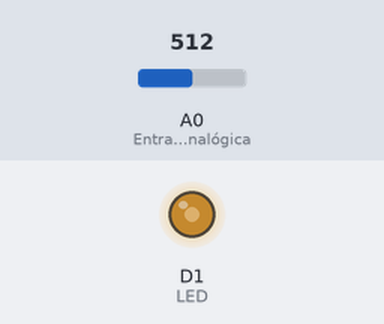
A sketch run on a simulated ESP8266 (NodeMCU). On the bench: output pins drawn as LEDs (lit = HIGH). The test bench sets the inputs (shaded band); at power-on: A0 (Entrada_analógica) = 512. What the sketch prints to the serial monitor is not drawn.

Above: at 1.2 s.
1.3 s: A0 (Entrada_analógica) set to 306
At 2.5 s:
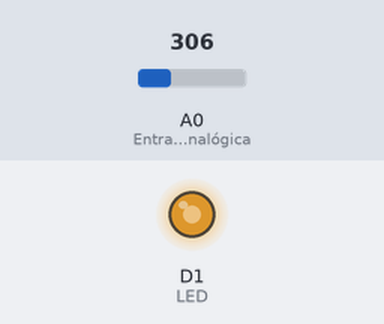
2.8 s: A0 (Entrada_analógica) set to 122
At 3.7 s:
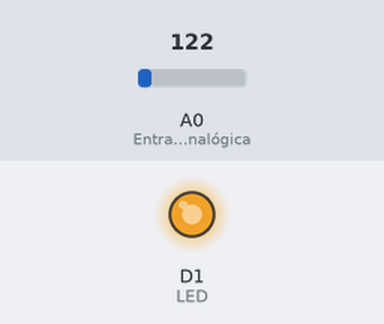
4.3 s: A0 (Entrada_analógica) set to 900
At 4.8 s:
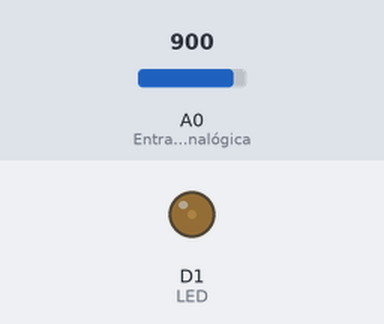
5.8 s: A0 (Entrada_analógica) set to 1023
At 7.0 s:
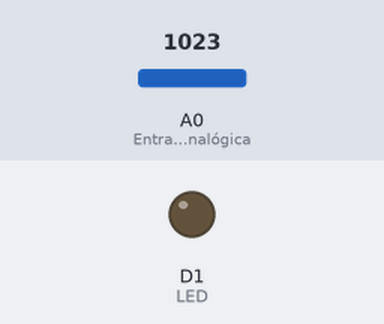
7.3 s: A0 (Entrada_analógica) set to 511
At 8.3 s:
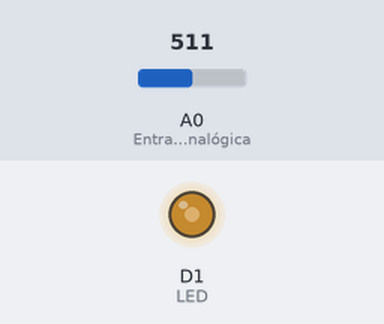
Timing chart, 0 to 9.8 s (numbered marks = the images above; inputs shaded):
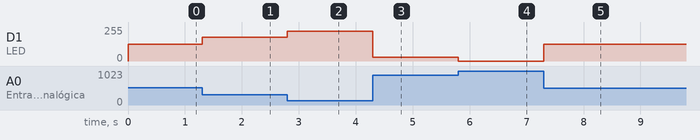

The sketch:

Potenciometro_NODEMCU.ino
```cpp
#define LED D1  // Lo conectamos a D0 o al GPIO16
// Mapeo de pines --> https://programarfacil.com/wp-content/uploads/2017/06/pines-nodemcu.png
// Todos los pines GPIO son salidas analógicas, y se puede usar PWM. Además con 2^10 niveles (10 bits).

int potencia = 0;

void setup() {
  Serial.begin(115200); //comunicacion en serie
  // El LED integrado está conectado al pin 2.
  pinMode(LED, OUTPUT);
  pinMode(A0, INPUT); // Entrada analógica
}

void loop() {
  // lectura del potenciómetro
  potencia =analogRead(A0); // La tensión básica es de 3.3V
  Serial.println(potencia);
  // Hago el cálculo contrario (En ESP8266 trabajan con lógica negativa ¿?)
  potencia = 1023-potencia;
  analogWrite(LED,potencia);
}
```

Measured:
- after the input at 1.3 s, D1 (LED): 127/255 → 178/255 at once
- after the input at 2.8 s, D1 (LED): 178/255 → 224/255 at once
- after the input at 4.3 s, D1 (LED): 224/255 → 30/255 at once
- after the input at 5.8 s, D1 (LED): 30/255 → 0/255 at once
- after the input at 7.3 s, D1 (LED): 0/255 → 127/255 at once
